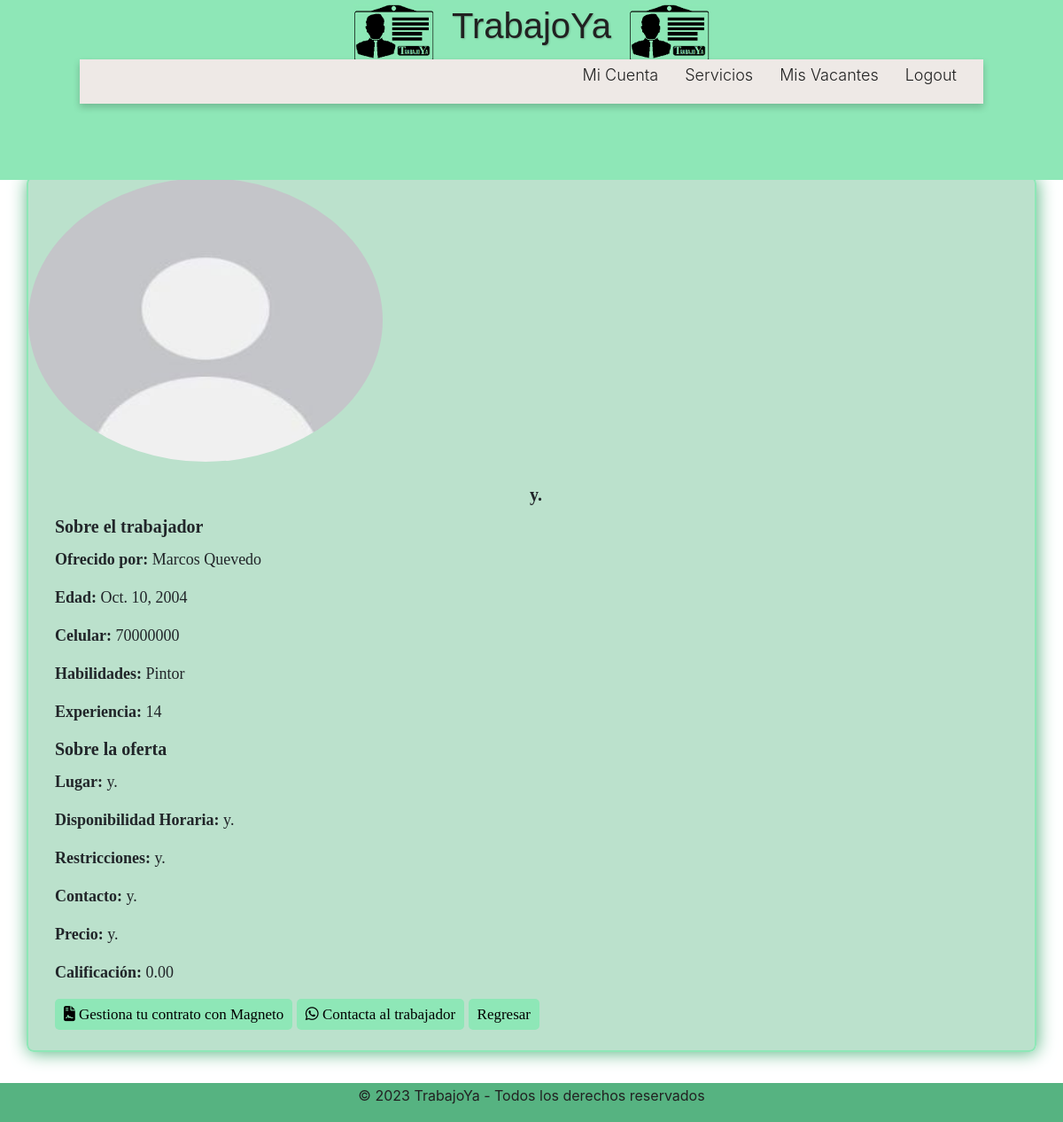
The app's page /empleador/masInfo/4/, older data.
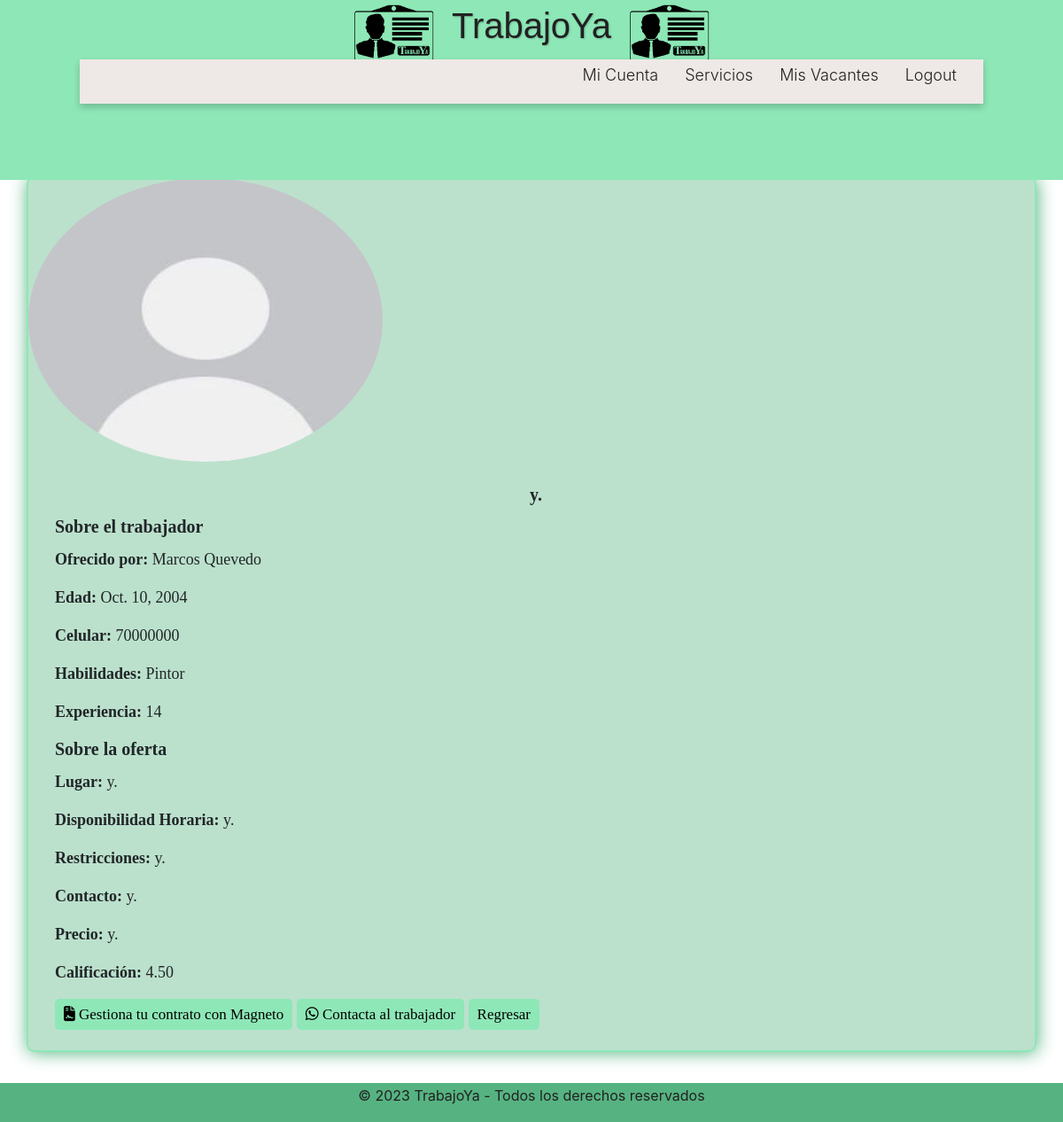
The same page, newer data.
### trabajador/models.py (models this page shows, shortened)
class ofertaServicio(models.Model):
    servicio = models.CharField(blank= False, max_length=200)
    disponibilidad = models.CharField(blank= False, max_length=200)
    restricciones = models.TextField(blank= False, max_length=500)
    lugar = models.TextField(blank= False, max_length=80)
    contacto = models.TextField(blank= False, max_length=30)
    precio = models.CharField(blank= False, max_length=30)
    trabajador = models.ForeignKey(Trabajador_, on_delete=models.CASCADE,null=True, blank=True)
    sigue = models.BooleanField(default=False)

### accounts/models.py (models this page shows, shortened)
class Trabajador(models.Model):
    usuario = models.OneToOneField(Usuario, on_delete=models.CASCADE, primary_key=True, related_name='trabajador')
    foto= models.ImageField(upload_to='images/', null=True, blank=True)
    identificacion = models.CharField(max_length=10, validators=[validar_numero])
    nombre = models.CharField(max_length=50)
    apellidos = models.CharField(max_length=50)
    fecha_nacimiento = models.DateField(validators=[validar_edad])
    celular = models.CharField(max_length=50, validators=[validar_numero])
    habilidades= models.CharField(max_length=50)
    experiencia= models.CharField(max_length=50)
    calificacion_promedio= models.DecimalField(max_digits=3, decimal_places=2, default=0.0)

### empleador/views.py (the view)
# urls.py: path('masInfo/<int:ofertaID>/', views.masInfoOferta, name='masInfo'),
def masInfoOferta(request,ofertaID):
    oferta = get_object_or_404(ofertaServicio, pk=ofertaID)
    return render(request, 'masInfoOferta.html', {'oferta': oferta})

### empleador/templates/masInfoOferta.html (shortened to what this page needs)
<!DOCTYPE html>
{% extends 'baseEmpleador.html' %}
{% load static %}
    {% block additional_styles %}
    <link rel="stylesheet" href="https://cdn.jsdelivr.net/npm/bootstrap@4.0.0/dist/css/bootstrap.min.css">
    <link rel="stylesheet" href="{% static 'css\empleador\masInfoOferta.css' %}">
    {% endblock additional_styles %}
        {% block content %}
        <div class= "titulo">
            <h2>Más Información</h2>
        </div>
        <div class="Oferta">
            <div class="cartaOferta" style="width: 90rem;">
              <a href="{% url 'calificar_trabajador' trabajador_id=oferta.trabajador.usuario.id %}">
                <img class="card-img-top" src="{{ oferta.trabajador.foto.url }}" alt="Card image cap">
            </a>
                <div class="card-body">
                  <h5 class="card-title" style="text-align: center; font-weight: bold;">{{ oferta.servicio }}</h5>
                  <h5 class="card-title" style="text-align: left; font-weight: bold;">Sobre el trabajador</h5>
                    <p><strong>Ofrecido por: </strong> {{ oferta.trabajador.nombre }} {{oferta.trabajador.apellidos}}</p>
                    <p><strong>Edad: </strong> {{ oferta.trabajador.fecha_nacimiento }}</p>
                    <p><strong>Celular: </strong> {{ oferta.trabajador.celular }}</p>
                    <p><strong>Habilidades: </strong> {{ oferta.trabajador.habilidades }}</p>
                    <p><strong>Experiencia: </strong> {{ oferta.trabajador.experiencia }}</p>
                    <h5 class="card-title" style="text-align: left; font-weight: bold;">Sobre la oferta</h5>
                    <p><strong>Lugar: </strong> {{ oferta.lugar }} </p>
                    <p><strong>Disponibilidad Horaria: </strong> {{ oferta.disponibilidad }} </p>
                    <p><strong>Restricciones: </strong> {{ oferta.restricciones }} </p>
                    <p><strong>Contacto: </strong> {{ oferta.contacto }} </p>
                    <p><strong>Precio: </strong> {{ oferta.precio }} </p>
                    <p><strong>Calificación: </strong>{{oferta.trabajador.calificacion_promedio}}</p>
                  <a href="https://www.magneto365.com/home/" target="_blank" class="btn btn-primary">
                    <i class="fa-solid fa-file-contract"></i>  Gestiona tu contrato con Magneto
                  </a>
                  <a href="#" class="btn btn-primary">
                    <i class="fa-brands fa-whatsapp"></i>  Contacta al trabajador
                  </a>
                  <a href="{% url 'verOfertasEmpleador'%}" class="btn btn-primary">Regresar</a>
                </div>
              </div>
        </div>
        {% endblock content %}

Row changes from the older to the newer data that the page shows:
changed through a linked row, ofertaServicio "Marcos": trabajador.calificacion_promedio "0.00" → "4.50"
